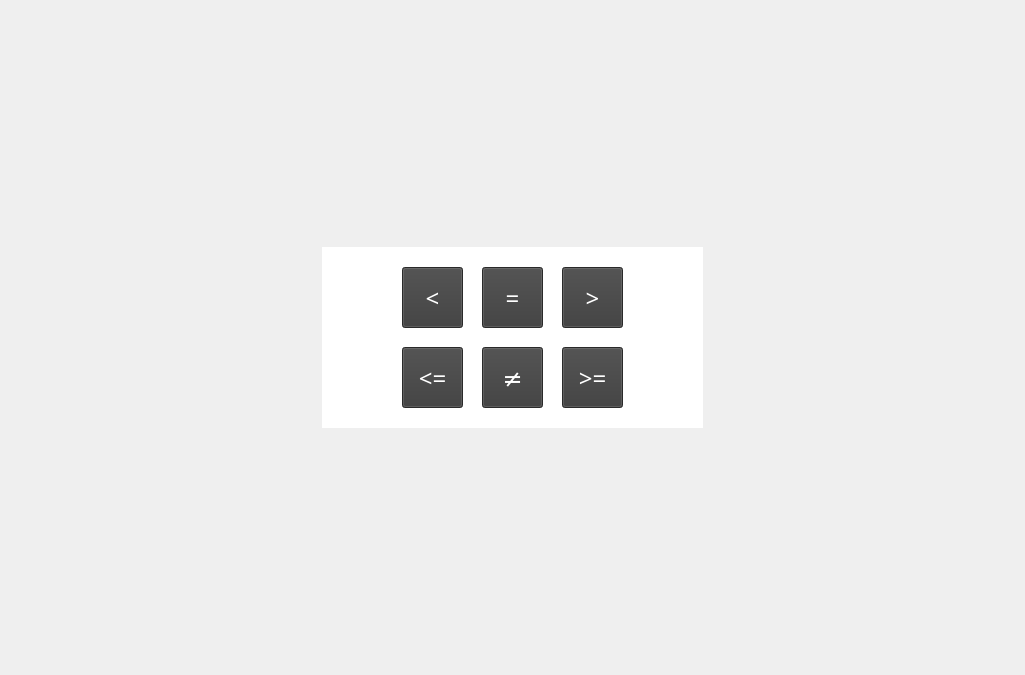
<?xml version="1.0" encoding="UTF-8"?>
<ui version="4.0">
 <class>Parameter_operator_Form</class>
 <widget class="QWidget" name="Parameter_operator_Form">
  <property name="geometry">
   <rect>
    <x>0</x>
    <y>0</y>
    <width>1025</width>
    <height>675</height>
   </rect>
  </property>
  <property name="minimumSize">
   <size>
    <width>1025</width>
    <height>675</height>
   </size>
  </property>
  <property name="maximumSize">
   <size>
    <width>16777215</width>
    <height>675</height>
   </size>
  </property>
  <property name="windowTitle">
   <string>Form</string>
  </property>
  <property name="styleSheet">
   <string notr="true">QWidget#Parameter_operator_Form
{
	border-image: url(:/resource/images/common/Transparent_Black_70.png);
}</string>
  </property>
  <layout class="QGridLayout" name="gridLayout">
   <item row="0" column="1">
    <spacer name="verticalSpacer">
     <property name="orientation">
      <enum>Qt::Vertical</enum>
     </property>
     <property name="sizeHint" stdset="0">
      <size>
       <width>20</width>
       <height>229</height>
      </size>
     </property>
    </spacer>
   </item>
   <item row="1" column="0">
    <spacer name="horizontalSpacer">
     <property name="orientation">
      <enum>Qt::Horizontal</enum>
     </property>
     <property name="sizeHint" stdset="0">
      <size>
       <width>304</width>
       <height>20</height>
      </size>
     </property>
    </spacer>
   </item>
   <item row="1" column="1">
    <widget class="QWidget" name="widgetBg" native="true">
     <property name="minimumSize">
      <size>
       <width>381</width>
       <height>181</height>
      </size>
     </property>
     <property name="maximumSize">
      <size>
       <width>381</width>
       <height>181</height>
      </size>
     </property>
     <property name="styleSheet">
      <string notr="true">background-color: rgb(255, 255, 255);</string>
     </property>
     <widget class="QPushButton" name="operator_0">
      <property name="geometry">
       <rect>
        <x>160</x>
        <y>20</y>
        <width>61</width>
        <height>61</height>
       </rect>
      </property>
      <property name="font">
       <font>
        <family>微软雅黑</family>
        <pointsize>18</pointsize>
       </font>
      </property>
      <property name="styleSheet">
       <string notr="true">background-color: rgb(59, 59, 59);
color: rgb(255, 255, 255);</string>
      </property>
      <property name="text">
       <string>=</string>
      </property>
      <property name="iconSize">
       <size>
        <width>0</width>
        <height>37</height>
       </size>
      </property>
      <property name="flat">
       <bool>false</bool>
      </property>
     </widget>
     <widget class="QPushButton" name="operator_1">
      <property name="geometry">
       <rect>
        <x>160</x>
        <y>100</y>
        <width>61</width>
        <height>61</height>
       </rect>
      </property>
      <property name="font">
       <font>
        <family>微软雅黑</family>
        <pointsize>18</pointsize>
       </font>
      </property>
      <property name="styleSheet">
       <string notr="true">background-color: rgb(59, 59, 59);
color: rgb(255, 255, 255);</string>
      </property>
      <property name="text">
       <string>≠</string>
      </property>
      <property name="iconSize">
       <size>
        <width>0</width>
        <height>37</height>
       </size>
      </property>
      <property name="flat">
       <bool>false</bool>
      </property>
     </widget>
     <widget class="QPushButton" name="operator_2">
      <property name="geometry">
       <rect>
        <x>80</x>
        <y>20</y>
        <width>61</width>
        <height>61</height>
       </rect>
      </property>
      <property name="font">
       <font>
        <family>微软雅黑</family>
        <pointsize>18</pointsize>
       </font>
      </property>
      <property name="styleSheet">
       <string notr="true">background-color: rgb(59, 59, 59);
color: rgb(255, 255, 255);</string>
      </property>
      <property name="text">
       <string>&lt;</string>
      </property>
      <property name="iconSize">
       <size>
        <width>0</width>
        <height>37</height>
       </size>
      </property>
      <property name="flat">
       <bool>false</bool>
      </property>
     </widget>
     <widget class="QPushButton" name="operator_3">
      <property name="geometry">
       <rect>
        <x>80</x>
        <y>100</y>
        <width>61</width>
        <height>61</height>
       </rect>
      </property>
      <property name="font">
       <font>
        <family>微软雅黑</family>
        <pointsize>18</pointsize>
       </font>
      </property>
      <property name="styleSheet">
       <string notr="true">background-color: rgb(59, 59, 59);
color: rgb(255, 255, 255);</string>
      </property>
      <property name="text">
       <string>&lt;=</string>
      </property>
      <property name="iconSize">
       <size>
        <width>0</width>
        <height>37</height>
       </size>
      </property>
      <property name="flat">
       <bool>false</bool>
      </property>
     </widget>
     <widget class="QPushButton" name="operator_4">
      <property name="geometry">
       <rect>
        <x>240</x>
        <y>20</y>
        <width>61</width>
        <height>61</height>
       </rect>
      </property>
      <property name="font">
       <font>
        <family>微软雅黑</family>
        <pointsize>18</pointsize>
       </font>
      </property>
      <property name="styleSheet">
       <string notr="true">background-color: rgb(59, 59, 59);
color: rgb(255, 255, 255);</string>
      </property>
      <property name="text">
       <string>&gt;</string>
      </property>
      <property name="iconSize">
       <size>
        <width>0</width>
        <height>37</height>
       </size>
      </property>
      <property name="flat">
       <bool>false</bool>
      </property>
     </widget>
     <widget class="QPushButton" name="operator_5">
      <property name="geometry">
       <rect>
        <x>240</x>
        <y>100</y>
        <width>61</width>
        <height>61</height>
       </rect>
      </property>
      <property name="font">
       <font>
        <family>微软雅黑</family>
        <pointsize>18</pointsize>
       </font>
      </property>
      <property name="styleSheet">
       <string notr="true">background-color: rgb(59, 59, 59);
color: rgb(255, 255, 255);</string>
      </property>
      <property name="text">
       <string>&gt;=</string>
      </property>
      <property name="iconSize">
       <size>
        <width>0</width>
        <height>37</height>
       </size>
      </property>
      <property name="flat">
       <bool>false</bool>
      </property>
     </widget>
    </widget>
   </item>
   <item row="1" column="2">
    <spacer name="horizontalSpacer_2">
     <property name="orientation">
      <enum>Qt::Horizontal</enum>
     </property>
     <property name="sizeHint" stdset="0">
      <size>
       <width>304</width>
       <height>20</height>
      </size>
     </property>
    </spacer>
   </item>
   <item row="2" column="1">
    <spacer name="verticalSpacer_2">
     <property name="orientation">
      <enum>Qt::Vertical</enum>
     </property>
     <property name="sizeHint" stdset="0">
      <size>
       <width>20</width>
       <height>229</height>
      </size>
     </property>
    </spacer>
   </item>
  </layout>
 </widget>
 <resources/>
 <connections/>
</ui>
